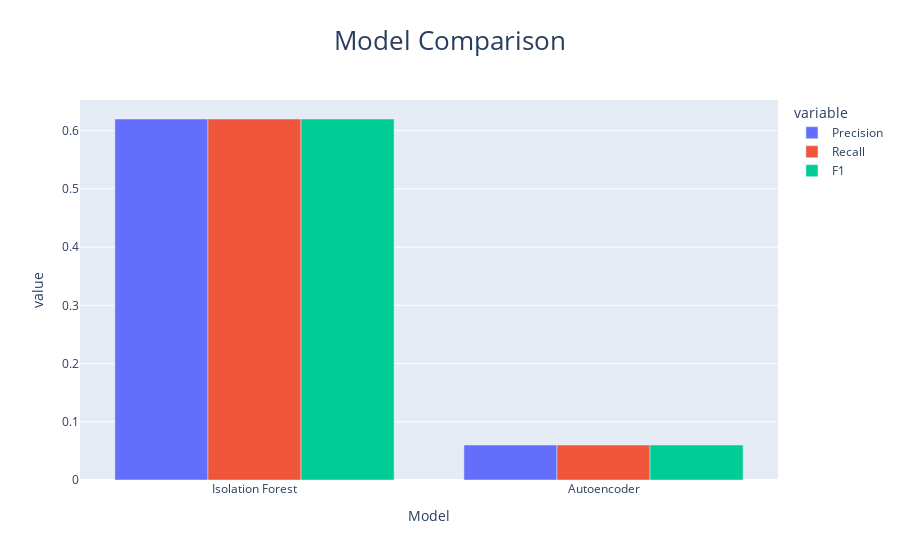

The cell this chart's notebook holds for it:
### Markdown cell above
### 5. Compare models

### Code cell
p1,r1,f1,_=precision_recall_fscore_support(df['is_anomaly'],df['anom_iso'],average='binary')
p2,r2,f2,_=precision_recall_fscore_support(df['is_anomaly'],df['anom_ae'],average='binary')
comp=pd.DataFrame({'Model':['Isolation Forest','Autoencoder'],'Precision':[p1,p2],'Recall':[r1,r2],'F1':[f1,f2]})
fig4 = px.bar(comp,x='Model',y=['Precision','Recall','F1'],barmode='group',title='Model Comparison')
fig4.update_layout(title_x=0.5,title_font_size=26)
fig4.show()

### Figure 1 — Plotly figure (JSON) as saved in the notebook; plotly's stock layout.template omitted (floating-point values rounded to 4 significant figures)
{"data": [{"alignmentgroup": "True", "hovertemplate": "variable=Precision<br>Model=%{x}<br>value=%{y}<extra></extra>", "legendgroup": "Precision", "marker": {"color": "#636efa", "pattern": {"shape": ""}}, "name": "Precision", "offsetgroup": "Precision", "orientation": "v", "showlegend": true, "textposition": "auto", "type": "bar", "x": ["Isolation Forest", "Autoencoder"], "xaxis": "x", "y": [0.62, 0.06], "yaxis": "y"}, {"alignmentgroup": "True", "hovertemplate": "variable=Recall<br>Model=%{x}<br>value=%{y}<extra></extra>", "legendgroup": "Recall", "marker": {"color": "#EF553B", "pattern": {"shape": ""}}, "name": "Recall", "offsetgroup": "Recall", "orientation": "v", "showlegend": true, "textposition": "auto", "type": "bar", "x": ["Isolation Forest", "Autoencoder"], "xaxis": "x", "y": [0.62, 0.06], "yaxis": "y"}, {"alignmentgroup": "True", "hovertemplate": "variable=F1<br>Model=%{x}<br>value=%{y}<extra></extra>", "legendgroup": "F1", "marker": {"color": "#00cc96", "pattern": {"shape": ""}}, "name": "F1", "offsetgroup": "F1", "orientation": "v", "showlegend": true, "textposition": "auto", "type": "bar", "x": ["Isolation Forest", "Autoencoder"], "xaxis": "x", "y": [0.62, 0.06], "yaxis": "y"}], "layout": {"barmode": "group", "legend": {"title": {"text": "variable"}, "tracegroupgap": 0}, "title": {"font": {"size": 26}, "text": "Model Comparison", "x": 0.5}, "xaxis": {"anchor": "y", "domain": [0, 1], "title": {"text": "Model"}}, "yaxis": {"anchor": "x", "domain": [0, 1], "title": {"text": "value"}}}}
